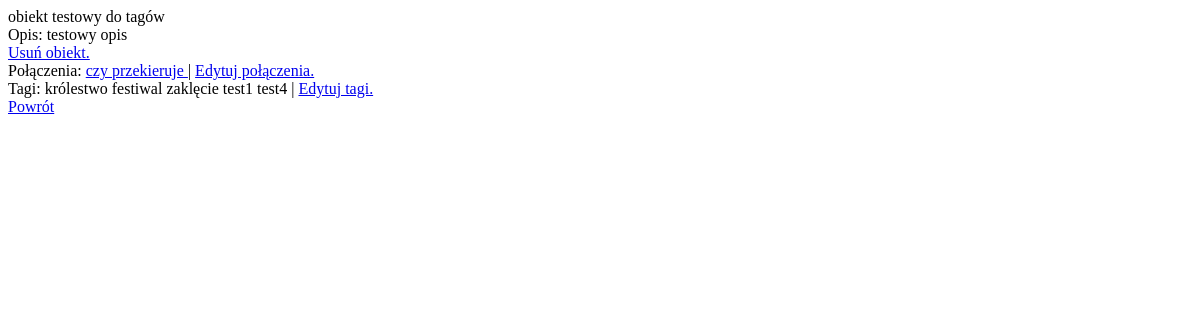
/project/8/object/12 (signed in), run on an earlier commit of the app's database.
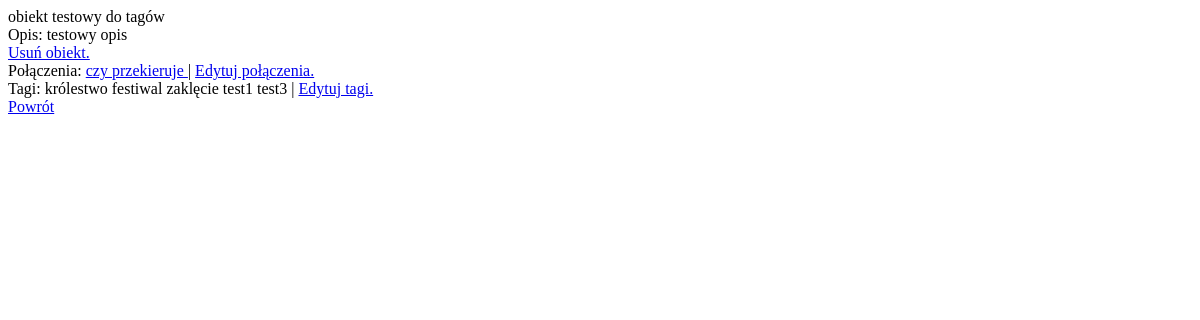
And on a later commit of the database.
### aplikacja_dyplomowa/models.py (models this page shows)
class ProjectObjects(models.Model):
    object_name = models.CharField(max_length=32)
    object_description = models.TextField()
    connections = models.ManyToManyField('self', symmetrical=False, related_name='connection')
    tags = models.ManyToManyField(Tags)
    project = models.ForeignKey(Projects, on_delete=models.CASCADE)
    createdAt = models.DateTimeField(auto_now_add=True)
    updatedAt = models.DateTimeField(auto_now=True)
    user = models.ForeignKey(User, on_delete=models.CASCADE)
    class Meta:
        unique_together = ['object_name', 'project', 'user']
    def __str__(self):
        return f'{self.object_name}'

class Tags(models.Model):
    tag_name = models.CharField(max_length=16)
    createdAt = models.DateTimeField(auto_now_add=True)
    updatedAt = models.DateTimeField(auto_now=True)
    project = models.ForeignKey(Projects, on_delete=models.CASCADE)
    user = models.ForeignKey(User, on_delete=models.CASCADE)
    class Meta:
        unique_together = ['tag_name', 'project', 'user']
    def __repr__(self):
        return f'{self.tag_name}'
    def __str__(self):
        return self.__repr__()

### aplikacja_dyplomowa/views.py (the view)
# urls.py: path('project/<str:project_pk>/object/<str:object_pk>', views.object_view, name='object_view'),
@login_required(login_url='login')
def object_view(request, project_pk, object_pk):
    try:
        project = Projects.objects.get(id=project_pk)
        if project.user != request.user:
            return redirect('access_denied')
    except Projects.DoesNotExist:
        return redirect('project_list')
    try:
        object_to_view = ProjectObjects.objects.get(id=object_pk)
        if object_to_view.user != request.user:
            return redirect('access_denied')
    except ProjectObjects.DoesNotExist:
        return redirect('object_list', project_pk=project.id)
    tags = object_to_view.tags.all()
    connections = object_to_view.connections.all()
    context = {
        'object': object_to_view,
        'project': project,
        'tags': tags,
        'connections': connections
    }
    return render(request, 'project_structure/object/object_view.html', context)

### templates/project_structure/object/object_view.html (shortened to what this page needs)
Opis: {{ object.object_description }} <br>
<a href="{% url 'object_delete' project_pk=project.id object_pk=object.id %}"> Usuń obiekt. </a> <br>
Połączenia: {% if connections|length == 0 %}
    Obiekt nie ma połączeń. <a href="{% url 'object_connections' project_pk=project.id object_pk=object.id %}"> Dodaj połączenia. </a> <br>
{% else %}
    {% for connection in connections %}
        <a href="{% url 'object_view' project_pk=project.id object_pk=connection.id %}"> {{ connection }} </a>
    {% endfor %}
    | <a href="{% url 'object_connections' project_pk=project.id object_pk=object.id %}"> Edytuj połączenia. </a> <br>
{% endif %}
Tagi: {% if tags|length == 0 %}
    Obiekt nie ma tagów. <a href="{% url 'object_tags_edit' project_pk=project.id object_pk=object.id %}"> Dodaj tagi. </a> <br>
{% else %}
    {% for tag in tags %}
        {{ tag }}
    {% endfor %}
    | <a href="{% url 'object_tags_edit' project_pk=project.id object_pk=object.id %}"> Edytuj tagi. </a> <br>
{% endif %}
<a href="{% url 'object_list' project_pk=project.id %}"> Powrót </a>

What changed in the data, as far as the page shows it:
removed Tags: tag_name "test4"
now on this page (row unchanged): Tags: tag_name "test3"
